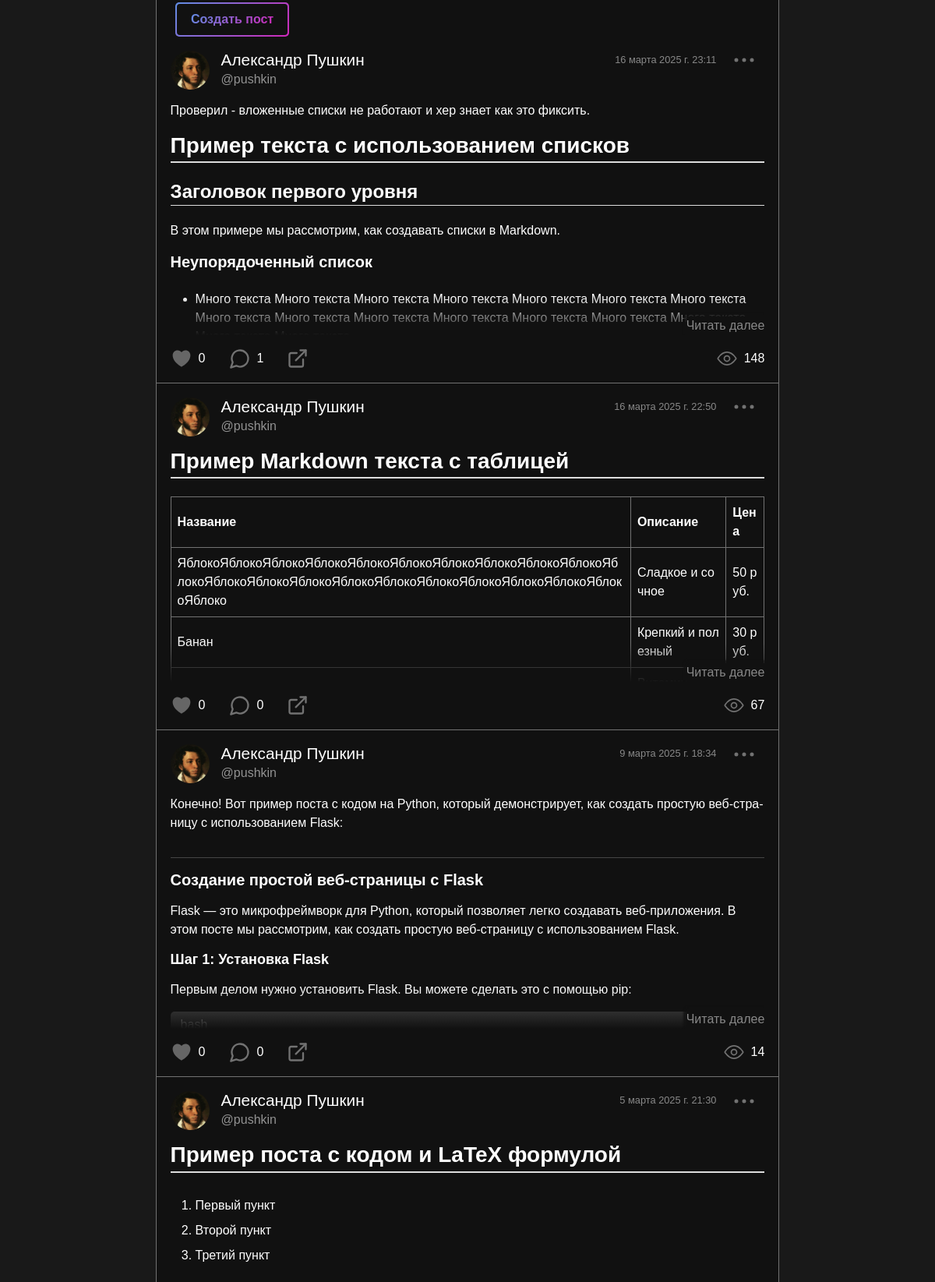
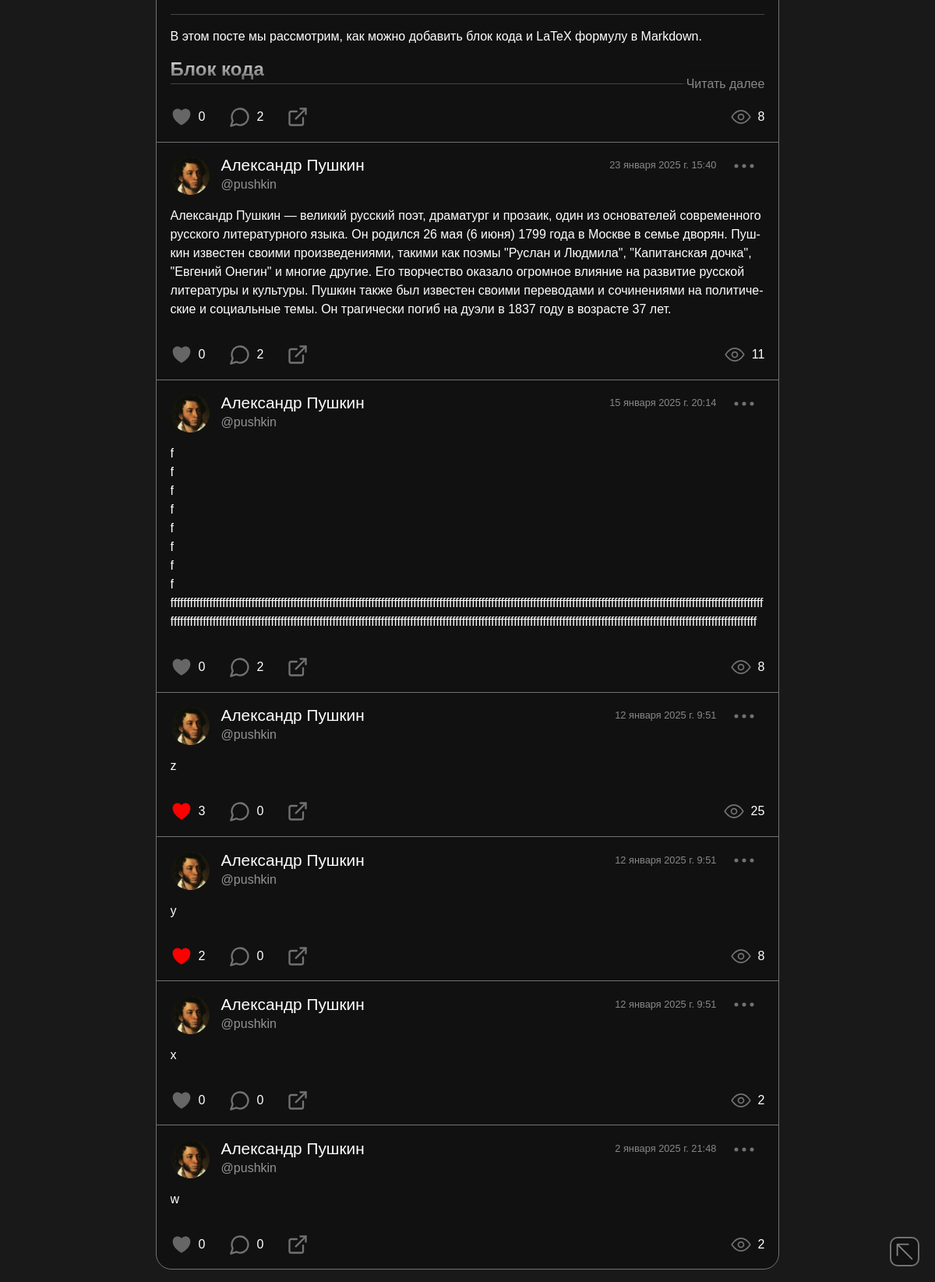
/person/ (signed in, lower part), run on an earlier commit of the app's database (2 pictures, top to bottom).
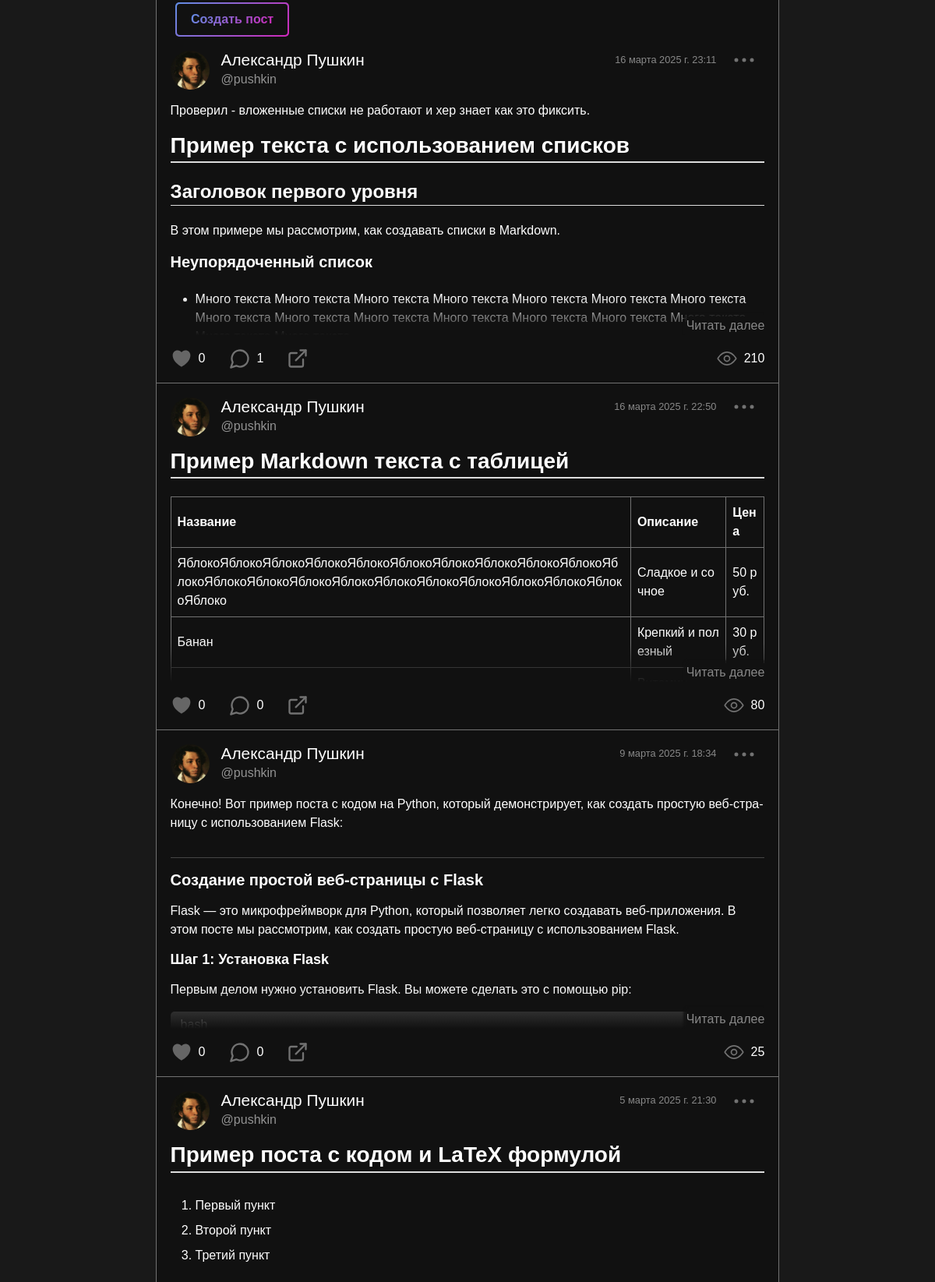
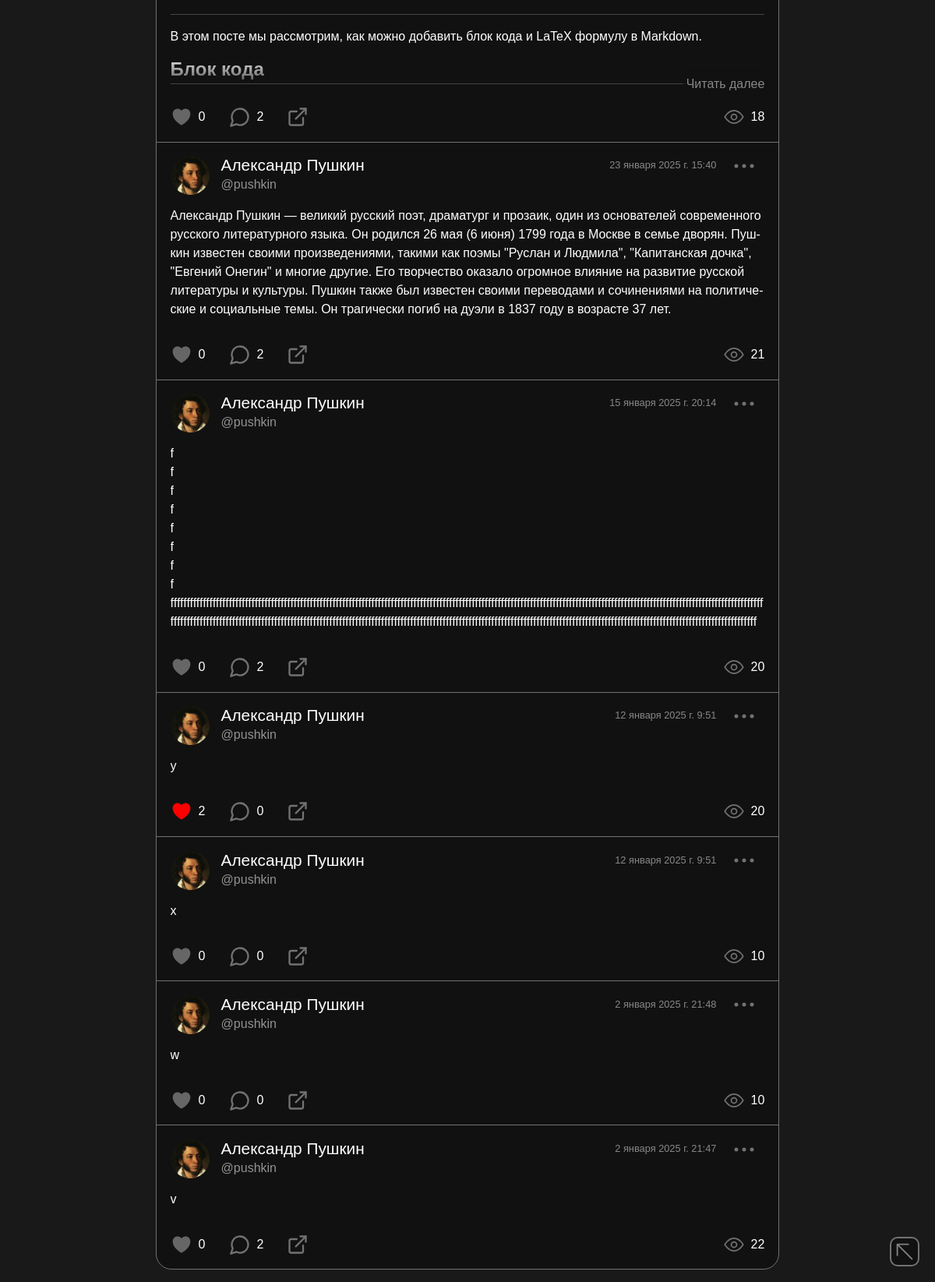
And on a later commit of the database (2 pictures, top to bottom).
### person/models.py (models this page shows, shortened)
class Post(models.Model):
    text = models.TextField('Текст', max_length=5000)
    formated_text = models.TextField('Отформатированный текст', default='', max_length=5000)
    date = models.DateTimeField('Дата публикации')
    user = models.ForeignKey(User, on_delete=models.CASCADE)
    likes = models.ManyToManyField(User, related_name='liked_posts', blank=True)
    views = models.PositiveIntegerField('Число просмотров', default=0)
    def total_likes(self):
        return self.likes.count()
    def total_comments(self):
        return self.comments.count()
    class Meta:
        verbose_name = 'Пост'
        verbose_name_plural = 'Посты'

### users/models.py (models this page shows, shortened)
class User(AbstractUser):
    first_name = models.CharField("Имя", max_length=20)
    last_name = models.CharField("Фамилия", max_length=20)
    username = models.CharField("Имя пользователя", unique=True, max_length=20)
    email = models.EmailField("Почта", unique=True)
    password = models.CharField("Пароль", max_length=20)
    image = models.ImageField("Аватар", upload_to='users_images', blank=True, null=True)
    about = models.TextField("О себе", max_length=250, blank=True, null=True)
    ai_help_requests_left = models.PositiveIntegerField(default=5)
    last_ai_help_reset = models.DateTimeField(auto_now_add=True)
    has_subscription = models.BooleanField(default=False)
    def get_avatar_url(self):
        if self.image and hasattr(self.image, 'url'):
            return self.image.url
        else:
            return os.path.join(settings.STATIC_URL, 'person/img/default.jpg')
    class Meta:
        verbose_name = 'Пользователь'
        verbose_name_plural = 'Пользователи'

### person/views.py (the view)
# urls.py: path('', views.profile, name='profile'),
@login_required
def profile(request):
    avatar_edit(request)
    about_form = AboutForm(instance=request.user)
    empty_post_form = PostForm()
    posts = Post.objects.filter(user=request.user.id).order_by('-date')
    paginator = Paginator(posts, 10)
    page_number = request.GET.get('page')
    page_obj = paginator.get_page(page_number)
    post_forms = {}
    for post in page_obj:
        post_forms[post.id] = PostForm(instance=post, post_id=post.id)
    followers_count = request.user.followers.count()
    following_count = request.user.subscriptions.count()
    data = {
        "user": request.user,
        "posts": page_obj,
        "has_next": page_obj.has_next(),
        "about_form": about_form,
        "post_forms": post_forms,
        "empty_post_form": empty_post_form,
        'followers_count': followers_count,
        'following_count': following_count,
    }
    return render(request, "person/profile.html", data)

### person/templatetags/custom_filters.py (called while the page is built)
@register.filter
def get_item(dictionary, key):
    return dictionary.get(key, 'Ключ в словаре не найден')

### person/views.py (called while the page is built)
def avatar_edit(request):
    if request.method == 'POST' and request.FILES.get('avatar'):
        avatar = request.FILES['avatar']
        filename = f'users_images/{request.user.username}_avatar.jpg'
        path = default_storage.save(filename, ContentFile(avatar.read()))
        if is_image(default_storage.path(path)):
            request.user.delete_avatar()
            request.user.image = path
            request.user.save()
        else:
            messages.error(request, 'Загруженный файл не является допустимым изображением')
            default_storage.delete(path)

### person/templates/person/profile.html (shortened to what this page needs)
{% extends 'main/layout.html' %}
{% load static %}
{% block link %}
    <link rel="stylesheet" href="{% static 'person/css/person.css' %}">
    <link rel="stylesheet" href="{% static 'person/css/like_users_list.css' %}">
    <link rel="stylesheet" href="{% static 'main/css/markdown.css' %}">
    <link rel="stylesheet" href="https://unpkg.com/@highlightjs/cdn-assets@11.7.0/styles/github-dark.min.css">
{% endblock %}
{% block content %}
<main class="custom-container">
<section class="container-profile">
<div class="posts-container-header">
    <button type="button" class="gradient-btn" data-bs-toggle="modal" data-bs-target="#createPostModal" data="Создать пост"></button>
</div>
{% if posts %}
    <div class="posts-list load-more">
        {% include 'person/profile_posts.html' %}
    </div>
{% else %}
    <p class="commentary">У вас нет записей</p>
{% endif %}
</section>
</main>
{% endblock %}

### person/templates/person/profile_posts.html (shortened to what this page needs)
{% load static %}
{% load custom_filters %}
{% for post in posts %}
    {% with post_id=post.id %}
    <div class="post-item" data-post-id="{{ post.id }}">
        <div class="post-header">
            <img src="{{ post.user.get_avatar_url }}" class="post-avatar" alt="{{ post.user.username }}">
            <div class="post-info">
                <h3>
                    <a href="{% url 'user_profile' post.user.username %}">
                        {{ post.user.first_name }} {{ post.user.last_name }}
                    </a>
                </h3>
                <p class="post-username">@{{ post.user.username }}</p>
            </div>
            <p class="post-date">{{ post.date }}</p>
            <div class="post-actions">
                <button class="post-actions-toggle" title="Действия над постом">
                    <img src="{% static 'person/img/dots.svg' %}" alt="Действия над постом" width="40" height="40">
                </button>
            </div>
        </div>
        <div class="post-content">
            <div class="post-text" id="post-text-{{ post_id }}">{{ post.formated_text|safe }}</div>
            <div class="fade-out"></div>
            <a class="read-more-btn" id="read-more-btn-{{ post_id }}" style="display: none;">Читать далее</a>
        </div>
        <div class="post-footer">
            <ul>
                <li>
                    <button class="post-footer-icon like-btn {% if request.user in post.likes.all %}liked{% endif %}" data-post-id="{{ post_id }}" title="Лайк">
                        {% if request.user in post.likes.all %}
                            <img src="{% static 'person/img/like_red.svg' %}" alt="Like Icon" width="28" height="28">
                        {% else %}
                            <img src="{% static 'person/img/like.svg' %}" alt="Like Icon" width="28" height="28">
                        {% endif %}
                    </button>
                    <span class="post-footer-counter">{{ post.total_likes }}</span>
                </li>
                <li>
                    <a class="post-footer-icon" href="{% url 'post_detail' post.id %}" title="Комментировать">
                        <img src="{% static 'person/img/comments.svg' %}" alt="Comment Icon" width="28" height="28">
                    </a>
                    <span class="post-footer-counter">{{ post.total_comments }}</span>
                </li>
                <li>
                    <button class="post-footer-icon" title="Поделиться" onclick="copyToClipboard({{ post.id }})">
                        <img src="{% static 'person/img/share.svg' %}" alt="Share Icon" width="28" height="28">
                    </button>
                </li>
            </ul>
            <ul>
                <li>
                    <img src="{% static 'person/img/views.svg' %}" alt="Иконка просмотра" width="28" height="28">
                    <span class="post-footer-counter">
                        {{ post.views }}
                    </span>
                </li>
            </ul>
        </div>
    {% endwith %}
    </div>
{% endfor %}

What changed in the data, as far as the page shows it:
removed Post: user.get_avatar_url (picture), user.first_name "Александр", user.last_name "Пушкин", user.username "pushkin", date "12 января 2025 г. 9:51", formated_text "z", total_likes "3", total_comments "0", views "25"
changed Post "16 марта 2025 г. 23:11": views "148" → "210"
changed Post "16 марта 2025 г. 22:50": views "67" → "80"
changed Post "9 марта 2025 г. 18:34": views "14" → "25"
changed Post "5 марта 2025 г. 21:30": views "8" → "18"
changed Post "23 января 2025 г. 15:40": views "11" → "21"
changed Post "15 января 2025 г. 20:14": views "8" → "20"
changed Post (number 7 of 10 on the later page): views "8" → "20"
changed Post (number 8 of 10 on the later page): views "2" → "10"
changed Post "2 января 2025 г. 21:48": views "2" → "10"
now on this page (row edited): Post: user.get_avatar_url (picture), user.first_name "Александр", user.last_name "Пушкин", user.username "pushkin", date "2 января 2025 г. 21:47", formated_text "v", total_likes "0", total_comments "2", views "22"
